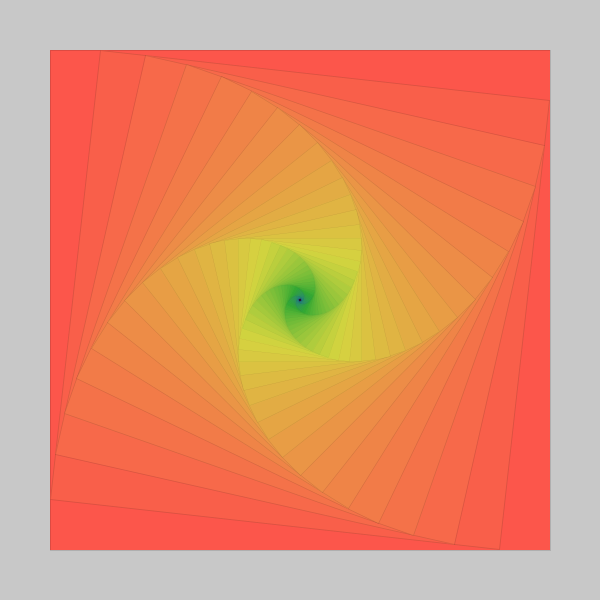
Frame 1 (no input)
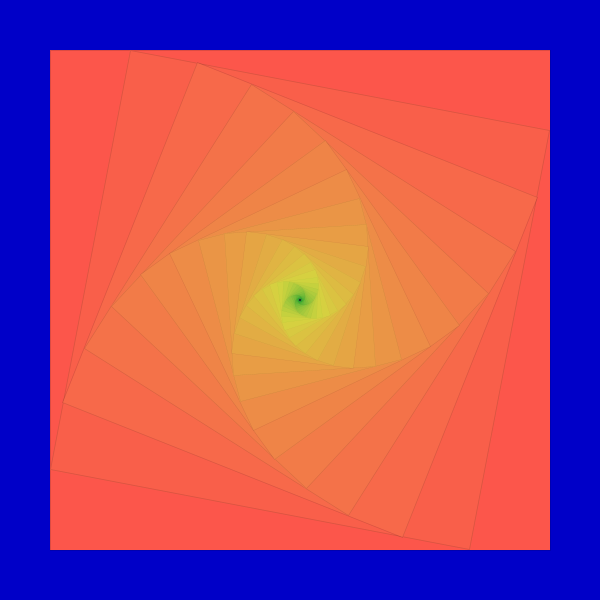
Frame 60 (the mouse pressed at the canvas centre just before this capture)
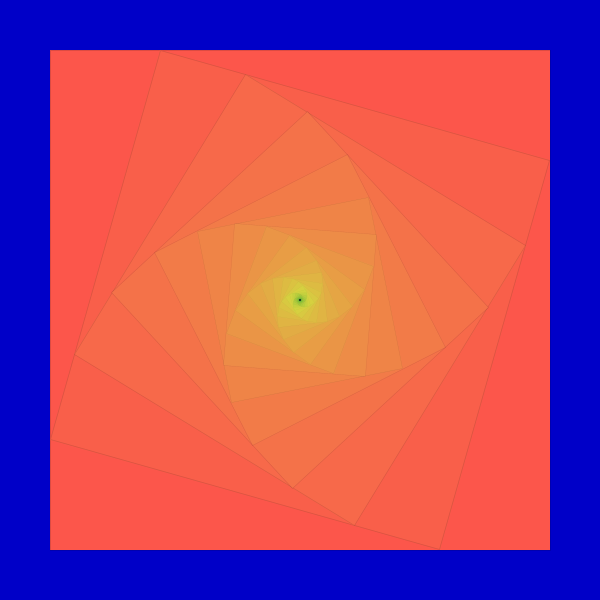
Frame 120 (the mouse held since frame 60 and released just before this capture)

The Processing sketch that drew these frames (run headless with seeded random() and noise(); from frame 60 on, the mouse is pressed at the canvas centre):

// Processing sketch: Fourmis
// ── Fourmis.pde
Vecteur2D[] fourmis = {
  new Vecteur2D(100, 100),
  new Vecteur2D(500, 100),
  new Vecteur2D(500, 500),
  new Vecteur2D(100, 500)
};

PShape carre;
int nbIter = 100;
float v = 0.1; 
float alpha;
float facteur;

void setup() {
   size(600, 600);
   carre = creerCarre(500);
   alpha = atan(v / (1 - v));
   facteur = sqrt((1 - v) * (1 - v) +  v * v);
}

PShape creerCarre(int cote) {
  PShape carre = createShape();
  
  carre.beginShape();
    carre.stroke(0, 0, 0, 32);
    carre.vertex(-cote/2, -cote/2);
    carre.vertex( cote/2, -cote/2);
    carre.vertex( cote/2,  cote/2);
    carre.vertex(-cote/2,  cote/2);
  carre.endShape(CLOSE);
  
  return carre;
}

void draw() {
  if(v < 1) {
    v+=0.001;
  }else {
    v =0.1;
  }
  alpha = atan(v / (1 - v));
  facteur = sqrt((1 - v) * (1 - v) +  v * v);
  background(200);
  stroke(0);
  colorMode(HSB, nbIter, 1, nbIter);  
  translate(width / 2, height / 2);
  for(int i = 1; i < nbIter; i++) {
    carre.setFill(color(i, 0.7, nbIter - i));
    shape(carre);
    scale(facteur);
    rotate(alpha);
  }

  
  /*    Moi
  beginShape();
  for(int i  = 0; i < 4; i++) {
    vertex(fourmis[i].x, fourmis[i].y);
  }
  endShape(CLOSE);
  Vecteur2D[] vertexCarre = new Vecteur2D[fourmis.length];
  for(int i = 0; i < fourmis.length; i++) {
    vertexCarre[i] = fourmis[i].plus(new Vecteur2D(fourmis[i], fourmis[i < fourmis.length - 1 ? i + 1 : 0]).mult(0.1));
  }
  fourmis = vertexCarre;
  beginShape();
  for(int i  = 0; i < 4; i++) {
    vertex(vertexCarre[i].x, vertexCarre[i].y);
  }
  endShape(CLOSE);*/
}

// ── Vecteur2D.pde
class Vecteur2D {
  float x;
  float y;
  Vecteur2D(float x, float y) {
    this.x = x;
    this.y = y;
  }
  Vecteur2D(Vecteur2D that) {
    this.x = that.x;
    this.y = that.y;
  }
  Vecteur2D(Vecteur2D de, Vecteur2D a) {
    this.x = a.x - de.x;
    this.y = a.y - de.y;
  }
  float norme() { 
    return sqrt(x*x + y*y);
  }
  Vecteur2D normalise() {
    div(norme());
    return this;
  }
  Vecteur2D mult(float scalaire) {
    x *= scalaire;
    y *= scalaire;
    return this;
  }
  Vecteur2D div(float scalaire) {
    x /= scalaire;
    y /= scalaire;
    return this;
  }
  Vecteur2D plus(Vecteur2D that) {
    return new Vecteur2D(this.x + that.x, this.y + that.y);
  }
}
